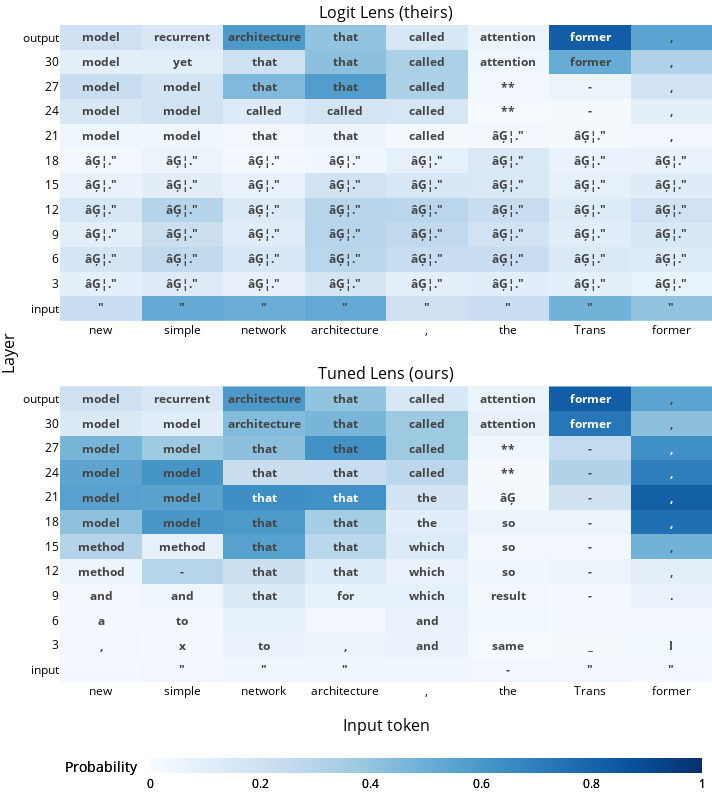

Notebook code cell kept with this figure:
### Code cell
from plotly.subplots import make_subplots

COL_WIDTH = 6.75 * 96

master = make_subplots(
    rows=2,
    subplot_titles=("Logit Lens (theirs)", "Tuned Lens (ours)"),
    vertical_spacing=0.1,
    x_title="Input token",
    y_title="Layer"
).add_trace(
    ll_trace, row=1, col=1
).add_trace(
    tl_trace, row=2, col=1
).update_traces(
    colorbar=dict(
        orientation="h",
        thickness=15,
        y=-0.18,
    ),
    textfont_size=12,
).update_layout(
    font=dict(color="black"),
    height=800,
    margin_b=70,
    margin_l=60,
    margin_r=0,
    margin_t=25,
    # yaxis_tickangle=-20,
    # yaxis2_tickangle=-20,
    width=COL_WIDTH * 1.1,
)
master

### Figure 1 — Plotly figure (JSON) as saved in the notebook; plotly's stock layout.template omitted (floating-point values rounded to 4 significant figures; data arrays with more than 128 entries replaced by an {"elided": "..."} marker saying what was removed)
{"data": [{"colorbar": {"orientation": "h", "thickness": 15, "title": {"side": "right", "text": "Probability"}, "y": -0.18}, "colorscale": [[0, "rgb(247,251,255)"], [0.125, "rgb(222,235,247)"], [0.25, "rgb(198,219,239)"], [0.375, "rgb(158,202,225)"], [0.5, "rgb(107,174,214)"], [0.625, "rgb(66,146,198)"], [0.75, "rgb(33,113,181)"], [0.875, "rgb(8,81,156)"], [1, "rgb(8,48,107)"]], "customdata": {"elided": "12x8x10x2 str values"}, "hoverlabel": {"bgcolor": "rgb(42, 42, 50)"}, "hovertemplate": " %{customdata[0][0]} %{customdata[0][1]:.1f}% <br> %{customdata[1][0]} %{customdata[1][1]:.1f}% <br> %{customdata[2][0]} %{customdata[2][1]:.1f}% <br> %{customdata[3][0]} %{customdata[3][1]:.1f}% <br> %{customdata[4][0]} %{customdata[4][1]:.1f}% <br> %{customdata[5][0]} %{customdata[5][1]:.1f}% <br> %{customdata[6][0]} %{customdata[6][1]:.1f}% <br> %{customdata[7][0]} %{customdata[7][1]:.1f}% <br> %{customdata[8][0]} %{customdata[8][1]:.1f}% <br> %{customdata[9][0]} %{customdata[9][1]:.1f}% <extra></extra>", "text": [["\"", "\"", "\"", "\"", "\"", "\"", "\"", "\""], ["âĢ¦.\"", "âĢ¦.\"", "âĢ¦.\"", "âĢ¦.\"", "âĢ¦.\"", "âĢ¦.\"", "âĢ¦.\"", "âĢ¦.\""], ["âĢ¦.\"", "âĢ¦.\"", "âĢ¦.\"", "âĢ¦.\"", "âĢ¦.\"", "âĢ¦.\"", "âĢ¦.\"", "âĢ¦.\""], ["âĢ¦.\"", "âĢ¦.\"", "âĢ¦.\"", "âĢ¦.\"", "âĢ¦.\"", "âĢ¦.\"", "âĢ¦.\"", "âĢ¦.\""], ["âĢ¦.\"", "âĢ¦.\"", "âĢ¦.\"", "âĢ¦.\"", "âĢ¦.\"", "âĢ¦.\"", "âĢ¦.\"", "âĢ¦.\""], ["âĢ¦.\"", "âĢ¦.\"", "âĢ¦.\"", "âĢ¦.\"", "âĢ¦.\"", "âĢ¦.\"", "âĢ¦.\"", "âĢ¦.\""], ["âĢ¦.\"", "âĢ¦.\"", "âĢ¦.\"", "âĢ¦.\"", "âĢ¦.\"", "âĢ¦.\"", "âĢ¦.\"", "âĢ¦.\""], ["model", "model", "that", "that", "called", "âĢ¦.\"", "âĢ¦.\"", ","], ["model", "model", "called", "called", "called", "**", "-", ","], ["model", "model", "that", "that", "called", "**", "-", ","], ["model", "yet", "that", "that", "called", "attention", "former", ","], ["model", "recurrent", "architecture", "that", "called", "attention", "former", ","]], "textfont": {"size": 12}, "texttemplate": "<b>%{text}</b>", "type": "heatmap", "x": ["new", "simple", "network", "architecture", ",", "the", "Trans", "former"], "xaxis": "x", "y": ["input", "3", "6", "9", "12", "15", "18", "21", "24", "27", "30", "output"], "yaxis": "y", "z": [[0.2245, 0.5177, 0.5034, 0.5239, 0.2107, 0.2255, 0.4826, 0.4072], [0.09005, 0.1245, 0.07549, 0.1739, 0.09901, 0.1115, 0.09726, 0.07349], [0.1724, 0.266, 0.1602, 0.2882, 0.2345, 0.2376, 0.1412, 0.1282], [0.1011, 0.2168, 0.1149, 0.2978, 0.2665, 0.1912, 0.1124, 0.1542], [0.1626, 0.302, 0.1338, 0.2948, 0.2852, 0.2352, 0.1287, 0.1951], [0.0638, 0.1067, 0.07126, 0.189, 0.1554, 0.1485, 0.08723, 0.1215], [0.02373, 0.05913, 0.01832, 0.03802, 0.08661, 0.1476, 0.06602, 0.06521], [0.04345, 0.04091, 0.03246, 0.05087, 0.01405, 0.02043, 0.01381, 0.02906], [0.1534, 0.1908, 0.1317, 0.1779, 0.1616, 0.009003, 0.01704, 0.09216], [0.2333, 0.1882, 0.4488, 0.5776, 0.327, 0.02648, 0.06095, 0.1888], [0.0954, 0.103, 0.2069, 0.4179, 0.3307, 0.03857, 0.5107, 0.3146], [0.2084, 0.1531, 0.5944, 0.4029, 0.1589, 0.05629, 0.827, 0.549]], "zmax": 1, "zmin": 0}, {"colorbar": {"orientation": "h", "thickness": 15, "title": {"side": "right", "text": "Probability"}, "y": -0.18}, "colorscale": [[0, "rgb(247,251,255)"], [0.125, "rgb(222,235,247)"], [0.25, "rgb(198,219,239)"], [0.375, "rgb(158,202,225)"], [0.5, "rgb(107,174,214)"], [0.625, "rgb(66,146,198)"], [0.75, "rgb(33,113,181)"], [0.875, "rgb(8,81,156)"], [1, "rgb(8,48,107)"]], "customdata": {"elided": "12x8x10x2 str values"}, "hoverlabel": {"bgcolor": "rgb(42, 42, 50)"}, "hovertemplate": " %{customdata[0][0]} %{customdata[0][1]:.1f}% <br> %{customdata[1][0]} %{customdata[1][1]:.1f}% <br> %{customdata[2][0]} %{customdata[2][1]:.1f}% <br> %{customdata[3][0]} %{customdata[3][1]:.1f}% <br> %{customdata[4][0]} %{customdata[4][1]:.1f}% <br> %{customdata[5][0]} %{customdata[5][1]:.1f}% <br> %{customdata[6][0]} %{customdata[6][1]:.1f}% <br> %{customdata[7][0]} %{customdata[7][1]:.1f}% <br> %{customdata[8][0]} %{customdata[8][1]:.1f}% <br> %{customdata[9][0]} %{customdata[9][1]:.1f}% <extra></extra>", "text": [["", "\"", "\"", "\"", "", "-", "\"", "\""], [",", "x", "to", ",", "and", "same", "_", "I"], ["a", "to", "", "", "and", "", "", ""], ["and", "and", "that", "for", "which", "result", "-", "."], ["method", "-", "that", "that", "which", "so", "-", ","], ["method", "method", "that", "that", "which", "so", "-", ","], ["model", "model", "that", "that", "the", "so", "-", ","], ["model", "model", "that", "that", "the", "âĢ", "-", ","], ["model", "model", "that", "that", "called", "**", "-", ","], ["model", "model", "that", "that", "called", "**", "-", ","], ["model", "model", "architecture", "that", "called", "attention", "former", ","], ["model", "recurrent", "architecture", "that", "called", "attention", "former", ","]], "textfont": {"size": 12}, "texttemplate": "<b>%{text}</b>", "type": "heatmap", "x": ["new", "simple", "network", "architecture", ",", "the", "Trans", "former"], "xaxis": "x2", "y": ["input", "3", "6", "9", "12", "15", "18", "21", "24", "27", "30", "output"], "yaxis": "y2", "z": [[0.022, 0.03163, 0.03709, 0.03895, 0.03721, 0.02785, 0.03116, 0.02453], [0.03015, 0.02066, 0.06456, 0.0516, 0.06667, 0.01054, 0.01485, 0.03394], [0.02604, 0.02424, 0.08148, 0.02884, 0.06557, 0.03276, 0.02259, 0.02998], [0.02113, 0.04739, 0.1328, 0.08182, 0.08401, 0.02958, 0.01974, 0.06777], [0.05062, 0.296, 0.2169, 0.1289, 0.07131, 0.03656, 0.05464, 0.1018], [0.3004, 0.08847, 0.5601, 0.2828, 0.1316, 0.02892, 0.02822, 0.4812], [0.414, 0.6037, 0.5943, 0.354, 0.1098, 0.0541, 0.06122, 0.758], [0.5592, 0.551, 0.6391, 0.6274, 0.184, 0.01739, 0.1985, 0.8183], [0.544, 0.6135, 0.2274, 0.2365, 0.2812, 0.01222, 0.3131, 0.6994], [0.472, 0.3784, 0.4199, 0.6266, 0.3775, 0.03566, 0.2517, 0.6325], [0.1352, 0.1089, 0.4431, 0.4669, 0.3782, 0.07523, 0.7291, 0.4191], [0.2084, 0.1531, 0.5944, 0.4029, 0.1589, 0.05629, 0.827, 0.549]], "zmax": 1, "zmin": 0}], "layout": {"annotations": [{"font": {"size": 16}, "showarrow": false, "text": "Logit Lens (theirs)", "x": 0.5, "xanchor": "center", "xref": "paper", "y": 1, "yanchor": "bottom", "yref": "paper"}, {"font": {"size": 16}, "showarrow": false, "text": "Tuned Lens (ours)", "x": 0.5, "xanchor": "center", "xref": "paper", "y": 0.45, "yanchor": "bottom", "yref": "paper"}, {"font": {"size": 16}, "showarrow": false, "text": "Input token", "x": 0.5, "xanchor": "center", "xref": "paper", "y": 0, "yanchor": "top", "yref": "paper", "yshift": -30}, {"font": {"size": 16}, "showarrow": false, "text": "Layer", "textangle": -90, "x": 0, "xanchor": "right", "xref": "paper", "xshift": -40, "y": 0.5, "yanchor": "middle", "yref": "paper"}], "font": {"color": "black"}, "height": 800, "margin": {"b": 70, "l": 60, "r": 0, "t": 25}, "width": 712.8, "xaxis": {"anchor": "y", "domain": [0, 1]}, "xaxis2": {"anchor": "y2", "domain": [0, 1]}, "yaxis": {"anchor": "x", "domain": [0.55, 1]}, "yaxis2": {"anchor": "x2", "domain": [0, 0.45]}}}
